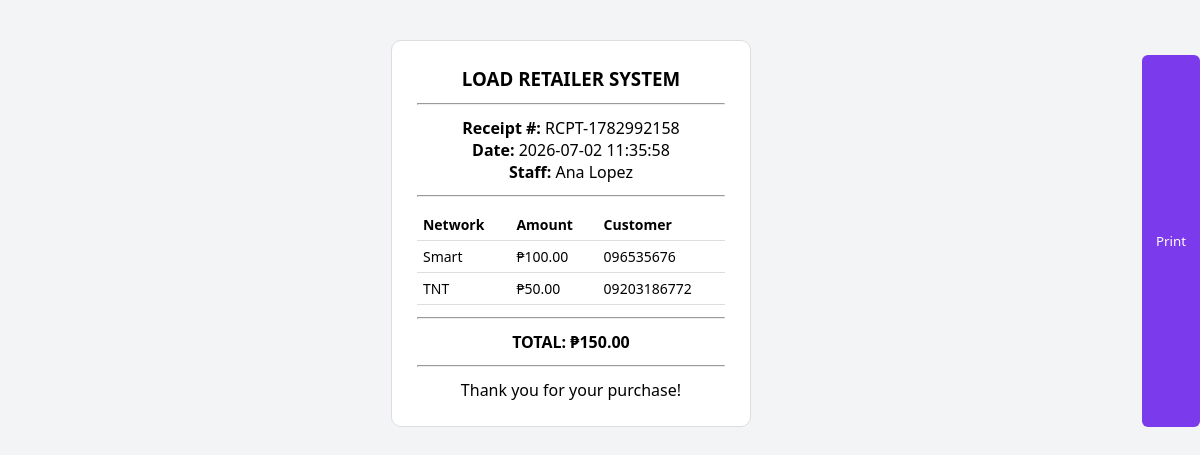
Page /receipt.php?receipt_id=1 (signed in) on the committed database.
### tables this page shows
CREATE TABLE `receipts` (
  `id` int(11) NOT NULL,
  `receipt_number` varchar(50) NOT NULL,
  `staff_id` int(11) NOT NULL,
  `total_amount` decimal(10,2) NOT NULL,
  `date_created` timestamp NOT NULL DEFAULT current_timestamp()
);

CREATE TABLE `users` (
  `id` int(11) NOT NULL,
  `name` varchar(100) NOT NULL,
  `username` varchar(50) NOT NULL,
  `password` varchar(255) NOT NULL,
  `role` enum('admin','staff') NOT NULL,
  `created_at` timestamp NOT NULL DEFAULT current_timestamp()
);

CREATE TABLE `load_sales` (
  `id` int(11) NOT NULL,
  `staff_id` int(11) NOT NULL,
  `network` varchar(50) NOT NULL,
  `load_amount` decimal(10,2) NOT NULL,
  `price` decimal(10,2) NOT NULL,
  `customer_number` varchar(20) NOT NULL,
  `date_sold` datetime DEFAULT current_timestamp()
);

### receipt.php (the view, shortened to what this page needs)
<?php
include "config.php";
$receipt_id = intval($_GET['receipt_id']);
$receipt_query = $conn->query("
    SELECT receipts.*, users.name
    FROM receipts
    JOIN users ON receipts.staff_id = users.id
    WHERE receipts.id = '$receipt_id'
");
$receipt = $receipt_query->fetch_assoc();
$items_query = $conn->query("
    SELECT load_sales.*
    FROM receipt_items
    JOIN load_sales ON receipt_items.sale_id = load_sales.id
    WHERE receipt_items.receipt_id = '$receipt_id'
");
?>
<!DOCTYPE html>
<html>
<head>
<link rel="stylesheet" href="style.css">
</head>
<body class="receipt-page">
<div class="receipt-container">
    <h3>LOAD RETAILER SYSTEM</h3>
    <hr>
    <p><strong>Receipt #:</strong> <?php echo $receipt['receipt_number']; ?></p>
    <p><strong>Date:</strong> <?php echo $receipt['date_created']; ?></p>
    <p><strong>Staff:</strong> <?php echo $receipt['name']; ?></p>
    <hr>
    <table>
        <tr>
            <td><strong>Network</strong></td>
            <td><strong>Amount</strong></td>
            <td><strong>Customer</strong></td>
        </tr>
        <?php while($item = $items_query->fetch_assoc()): ?>
        <tr>
            <td><?php echo $item['network']; ?></td>
            <td>₱<?php echo number_format($item['load_amount'],2); ?></td>
            <td><?php echo $item['customer_number']; ?></td>
        </tr>
        <?php endwhile; ?>
    </table>
    <hr>
    <p class="receipt-total">
        TOTAL: ₱<?php echo number_format($receipt['total_amount'],2); ?>
    </p>
    <hr>
    <p>Thank you for your purchase!</p>
</div>
<button class="print-btn" onclick="window.print()">Print</button>
</body>
</html>

### style.css (style rules this page uses)
:root { --primary: #7C3AED; --primary-light: #A78BFA; --bg: #F3F4F6; --card-bg: #FFFFFF; --text: #111827; }
* { margin: 0; padding: 0; box-sizing: border-box; font-family: 'Segoe UI', sans-serif; }
body { background: var(--bg); display: flex; }
button { background: var(--primary); color: white; border: none; padding: 10px 16px; border-radius: 8px; cursor: pointer; font-weight: 500; transition: 0.3s; }
html { scroll-behavior: smooth; }
table { width: 100%; border-collapse: collapse; margin-top: 15px; }
table th, table td { padding: 10px; border-bottom: 1px solid #ddd; text-align: left; }
.receipt-page { font-family: Arial, sans-serif; text-align: center; background: #f3f4f6; padding: 40px 0; }
.receipt-container { width: 360px; margin: auto; background: #ffffff; padding: 25px; border: 1px solid #ddd; border-radius: 10px; }
.receipt-container h3 { margin-bottom: 10px; }
.receipt-container table { width: 100%; border-collapse: collapse; margin-top: 10px; }
.receipt-container table td { padding: 6px; font-size: 14px; }
.receipt-container hr { margin: 12px 0; }
.receipt-total { font-weight: bold; margin-top: 10px; font-size: 16px; }
.print-btn { margin-top: 15px; padding: 8px 14px; border-radius: 6px; }

### rows in the picture
receipts: receipt_number "RCPT-1782992158", date_created "2026-07-02 11:35:58", staff.name "Ana Lopez", total_amount "150.00"
load_sales: network "Smart", load_amount "100.00", customer_number "096535676"
load_sales: network "TNT", load_amount "50.00", customer_number "09203186772"
